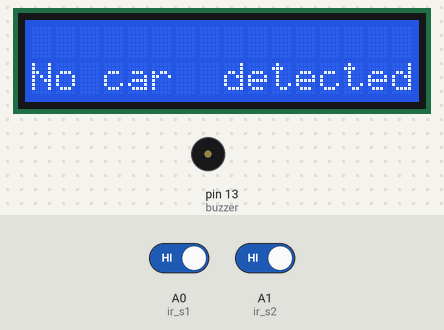
This sketch was run on a simulated Arduino Uno, built with avr-gcc and run on an emulated ATmega328P. On the bench: 16×2 character LCD, buzzer (waves = sounding, pin HIGH). Inputs (shaded band) come from the test bench; at power-on: A0 (ir_s1) HIGH, A1 (ir_s2) HIGH. What the sketch prints to the serial monitor is not drawn.

Above: at 3.2 s.
3.3 s: A0 (ir_s1) driven LOW
At 3.6 s:
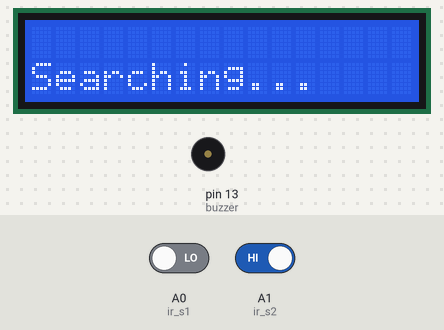
4.8 s: A1 (ir_s2) driven LOW
At 6.0 s:
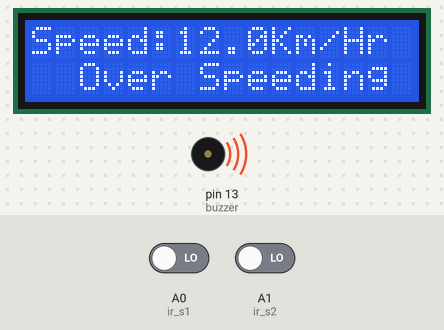
6.3 s: A0 (ir_s1) driven HIGH and A1 (ir_s2) driven HIGH
9.3 s: A0 (ir_s1) driven LOW
At 10.1 s:
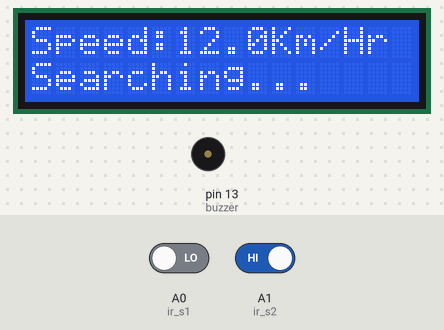
11.3 s: A1 (ir_s2) driven LOW
At 12.4 s:
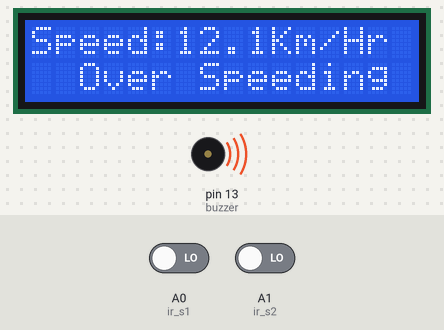
12.8 s: A0 (ir_s1) driven HIGH and A1 (ir_s2) driven HIGH
At 16.55 s:
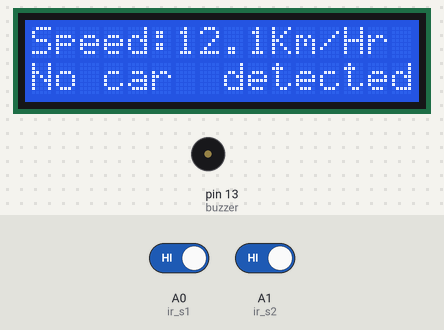
Timing chart, 0 to 16.8 s (numbered marks = the images above; inputs shaded):
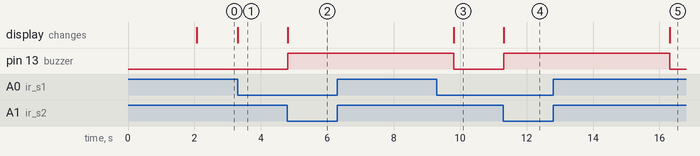

The sketch:

speedmeasurement.ino
```cpp
#include<LiquidCrystal.h>
LiquidCrystal lcd(2, 3, 4, 5, 6, 7);

int timer1;
int timer2;

float Time;

int flag1 = 0;
int flag2 = 0;

float distance = 5.0;
float speed;

int ir_s1 = A0;
int ir_s2 = A1;

int buzzer = 13;
int espc = 11;

void setup(){
Serial.begin(9600);
  pinMode(ir_s1, INPUT);
  pinMode(ir_s2, INPUT);
  pinMode(buzzer, OUTPUT);
  // pinMode(espc, OUTPUT);

  lcd.begin(16,2);
  lcd.clear();
  lcd.setCursor(0,0);
  lcd.print(" TEAM NAME : ");
  lcd.setCursor(0,1);
  lcd.print("PIPILIKA");
  delay(2000);
  lcd.clear();
}

void loop() {
if(digitalRead (ir_s1) == LOW && flag1==0){timer1 = millis(); flag1=1;}

if(digitalRead (ir_s2) == LOW && flag2==0){timer2 = millis(); flag2=1;}

if (flag1==1 && flag2==1){
     if(timer1 > timer2)
     {
       Time = timer1 - timer2;
       }
else if(timer2 > timer1)
{
  Time = timer2 - timer1;
  }
 Time=Time/1000;//convert millisecond to second
 speed=(distance/Time);//v=d/t
 speed=speed*3600;//multiply by seconds per hr
 speed=speed/1000;//division by meters per Km
}

if(speed==0){
lcd.setCursor(0, 1);
if(flag1==0 && flag2==0){lcd.print("No car  detected");}
                    else{lcd.print("Searching...    ");}
}
else{
    lcd.clear();
    lcd.setCursor(0, 0);
    lcd.print("Speed:");
    lcd.print(speed,1);
 Serial.println(speed);
    lcd.print("Km/Hr  ");
    lcd.setCursor(0, 1);
  if(speed > 5)
  {
    lcd.print("  Over Speeding  ");
    digitalWrite(buzzer, HIGH);
    digitalWrite(espc, HIGH);
    Serial.println("1");
    delay(2000);
    // digitalWrite(espc, 0);
    // Serial.println("Pulse LOw");

  }
            else{lcd.print("  Normal Speed   "); }
    delay(3000);
    digitalWrite(buzzer, LOW);
    speed = 0;
    flag1 = 0;
    flag2 = 0;
 }
}
```

Measured:
- after the input at 3.3 s, the display: changes at once (image 1)
- after the input at 4.8 s, pin 13 (buzzer): LOW → HIGH at once; the display: changes at once (image 2)
- after the input at 6.3 s, every drawn part: stays the same
- after the input at 9.3 s, the display: changes after 0.51 s (image 3)
- after the input at 11.3 s, pin 13 (buzzer): LOW → HIGH at once; the display: changes at once (image 4)
- after the input at 12.8 s, pin 13 (buzzer): goes on until 16.3 s, then stays LOW; the display: changes after 3.5 s (image 5)
